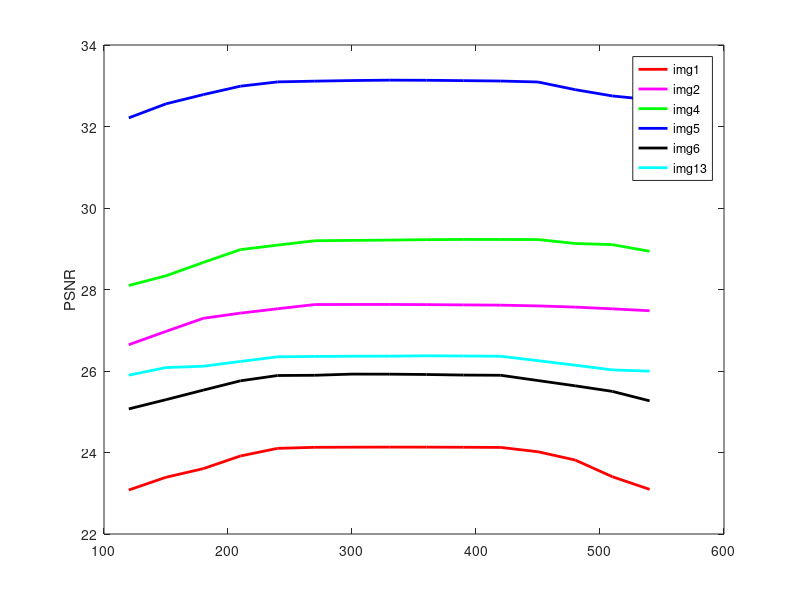

MATLAB code to generate this figure:
% warning('off')
% 
% load('Set27_(15,1)2.mat');
% Sig   = 25;% 15
% H     = fspecial('gaussian',15,1); 
% 
% %% 参数+初始化
% [m,n,c] = size(imgO);
% N = m*n*c;
% tau = 0.0010;
% eta = tau*sqrt((Sig^2)*N);
% tau=[0.0001,0.0002,0.0003,0.0004,0.0005,0.0006,0.0007,0.0008,0.0009,0.0010]
% x = [2.1651, 4.3301, 6.4952, 8.6603, 10.8253, 12.9904, 15.1554, 17.3205,  19.4856, 21.6506]; % x轴上的点
% y = [27.6008, 27.6188, 27.6288, 27.6293, 27.6291, 27.6289, 27.6268, 27.6270, 27.6270, 27.6270]; % y轴上的点
% 
% plot(x,y,'-+r');
% 
% 
% xlabel(''); % 设置x轴标签
% ylabel('PSNR'); % 设置y轴标签


%x = [0.21,0.22,0.23,0.24,0.25,0.26,0.27,0.28,0.29,0.30,0.31,0.32,0.33,0.34,0.35,0.36,0.37,0.38,0.39,0.40]; %lambda
%x = [2,3,4,5,6,7,8,9,10]  %patsize
%x = [0.1,0.2,0.3,0.4,0.5,0.6,0.7,0.8,0.9]; %eta
x = [120,150,180,210,240,270,300,330,360,390,420,450,480,510,540];

%img1
y = [23.0799,23.3924,23.6032,23.9147,24.1019,24.1272,24.1307,24.1321,24.1315,24.1290,24.1245,24.0183,23.8153,23.4052,23.0957];
plot(x,y,'r','linewidth',2);
hold on;
%img2
y = [26.6451,26.9726,27.2923,27.4203,27.5273,27.6311,27.6329,27.6332,27.6289,27.6221,27.6162,27.5978,27.5681,27.5252,27.4790];
plot(x,y,'m','linewidth',2);
hold on;
%img4
y = [28.0982,28.3364,28.6629,28.9782,29.0896,29.1962,29.2051,29.2132,29.2228,29.2285,29.2272,29.2257,29.1291,29.1008,28.9376];
plot(x,y,'g','linewidth',2);
hold on;
%img5
y = [32.2120 ,32.5563,32.7822,32.9892,33.0948,33.1131,33.1278,33.1376,33.1345,33.1254,33.1159 ,33.0921 ,32.9041 ,32.7494,32.6602];
plot(x,y,'b','linewidth',2);
hold on;
%img6
y = [25.0698,25.2965,25.5302,25.7592 ,25.8894 ,25.8951,25.9238,25.9224,25.9141,25.9002,25.8951,25.7657,25.6365,25.4998,25.2678 ];
plot(x,y,'k','linewidth',2);
hold on;
%img13
y = [25.8978,26.0848,26.1169,26.2346,26.3480 ,26.3575,26.3629,26.3645,26.3733,26.3684,26.3619,26.2535,26.1421,26.0270 ,25.9957];
plot(x,y,'c','linewidth',2);
hold on;







xlabel(''); % 设置x轴标签
ylabel('PSNR'); % 设置y轴标签
legend('img1','img2','img4','img5','img6','img13');